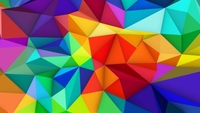
//> input picture Results/colorsMedium.jpg, 200 x 113 px
$ ./Main   (built with g++ and OpenCV 4)
//> lines starting //> are read from the running program, lines starting //| are printed output that depends on the picture
//> further down, img is the input picture: 113 rows x 200 cols, CV_8UC3; mean B, G, R 102.6, 109, 119.4
### Interpolate.h
#ifndef INTEPOLATE_H
#define INTEPOLATE_H

#include <opencv2/opencv.hpp>
#include <iostream>
#include <ctime>

using namespace std;
using namespace cv;

enum InterpolationType
{
	NEAREST,
	BILINEAR,
	BICUBIC,
	MIXED
};

void resizeNearest(Mat& src, Mat& dst, double scale);

void resizeLinear(Mat& src, Mat& dst, double scale);

void resizeCubic(Mat& src, Mat& dst, double scale);

void resizeMixed(Mat& src, Mat& dst, double scale);

Mat Resize(Mat& src, double scale, InterpolationType type = NEAREST);

Mat getControlPoints(Mat& src, double scale);

#endif //INTEPOLATE_H

### Interpolate.cpp
#include "Interpolate.h"

void interpolateNearest(int i, int j, Mat& src, Mat& dst, double scale)
{
	int i1 = i / scale;
	int j1 = j / scale;
	dst.at<Vec3b>(i, j) = src.at<Vec3b>(i1 + 0.5, j1 + 0.5);
}

double interpolateLinear(double p[2], double x)
{
	return p[0] * (1 - x) + p[1] * x;
}

void interpolateBilinear(int i, int j, Mat& src, Mat& dst, double scale)
{
	double i1 = i / scale;
	double j1 = j / scale;
	int y = (int)i1;
	int x = (int)j1;
	int y_1 = y + 1 < src.rows ? y + 1 : y;
	int x_1 = x + 1 < src.cols ? x + 1 : x;
	double deltaY = i1 - y;
	double deltaX = j1 - x;

	for (int k = 0; k < 3; ++k)
	{
		double p[2][2] = {
			{static_cast<double>(src.at<Vec3b>(y, x)[k]),
				static_cast<double>(src.at<Vec3b>(y,x_1)[k])},
			{static_cast<double>(src.at<Vec3b>(y_1, x)[k]),
				static_cast<double>(src.at<Vec3b>(y_1, x_1)[k])},
		};

		double arr[2];
		arr[0] = interpolateLinear(p[0], deltaX);
		arr[1] = interpolateLinear(p[1], deltaX);

		double res = interpolateLinear(arr, deltaY);
		res = res > 255 ? 255 : res;
		res = res < 0 ? 0 : res;
		dst.at<Vec3b>(i, j)[k] = res;
	}
}

double interpolateCubic(double p[4], double x)
{
	return p[1] + 0.5 * x * (p[2] - p[0] + x * (2.0 * p[0] - 5.0*p[1] + 4.0*p[2] - p[3] + x * (3.0 * (p[1] - p[2]) + p[3] - p[0])));
}

void interpolateBicubic(int i, int j, Mat& src, Mat& dst, double scale)
{
	double i1 = i / scale;
	double j1 = j / scale;
	int y = (int)i1;
	int x = (int)j1;
	int y_1 = y + 1 < src.rows ? y + 1 : y;
	int x_1 = x + 1 < src.cols ? x + 1 : x;
	int y_2 = y_1 + 1 < src.rows ? y_1 + 1 : y_1;
	int x_2 = x_1 + 1 < src.cols ? x_1 + 1 : x_1;
	int y_0 = y - 1 >= 0 ? y - 1 : y;
	int x_0 = x - 1 >= 0 ? x - 1 : x;
	double deltaY = i1 - y;
	double deltaX = j1 - x;
	for (int k = 0; k < 3; ++k)
	{
		double p[4][4] = { {static_cast<double>(src.at<Vec3b>(y_0, x_0)[k]),
			static_cast<double>(src.at<Vec3b>(y_0, x)[k]),
			static_cast<double>(src.at<Vec3b>(y_0, x_1)[k]),
			static_cast<double>(src.at<Vec3b>(y_0, x_2)[k])},
			{static_cast<double>(src.at<Vec3b>(y, x_0)[k]),
				static_cast<double>(src.at<Vec3b>(y, x)[k]),
				static_cast<double>(src.at<Vec3b>(y, x_1)[k]),
				static_cast<double>(src.at<Vec3b>(y, x_2)[k])},
			{static_cast<double>(src.at<Vec3b>(y_1, x_0)[k]),
				static_cast<double>(src.at<Vec3b>(y_1, x)[k]),
				static_cast<double>(src.at<Vec3b>(y_1, x_1)[k]),
				static_cast<double>(src.at<Vec3b>(y_1, x_2)[k])},
			{static_cast<double>(src.at<Vec3b>(y_2, x_0)[k]),
				static_cast<double>(src.at<Vec3b>(y_2, x)[k]),
				static_cast<double>(src.at<Vec3b>(y_2, x_1)[k]),
				static_cast<double>(src.at<Vec3b>(y_2, x_2)[k])} };

		double arr[4];
		arr[0] = interpolateCubic(p[0], deltaX);
		arr[1] = interpolateCubic(p[1], deltaX);
		arr[2] = interpolateCubic(p[2], deltaX);
		arr[3] = interpolateCubic(p[3], deltaX);

		double res = interpolateCubic(arr, deltaY);
		res = res > 255 ? 255 : res;
		res = res < 0 ? 0 : res;
		dst.at<Vec3b>(i, j)[k] = res;
	}
}

void resizeNearest(Mat& src, Mat& dst, double scale)
{
//> called with scale = 8
	for (int i = 0; i < dst.rows; ++i)
	{
		for (int j = 0; j < dst.cols; ++j)
		{
			interpolateNearest(i, j, src, dst, scale);
		}
	}
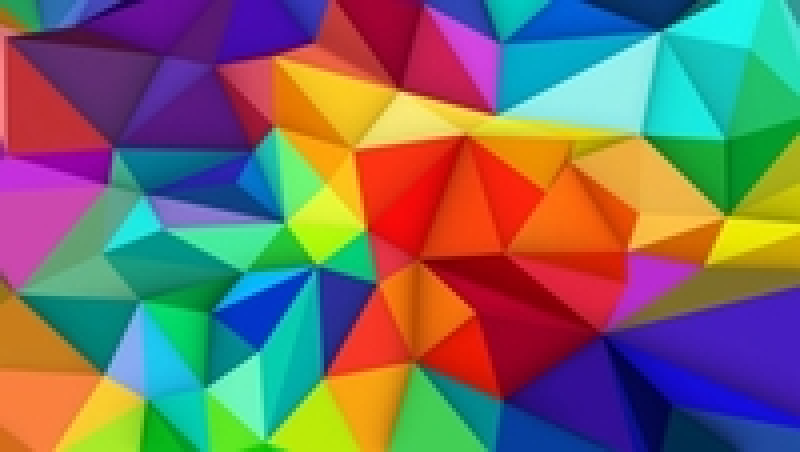
//> dst: 904 rows x 1600 cols, CV_8UC3 (shown at 1/2 size); mean B, G, R 102.6, 109, 119.4
}

void resizeLinear(Mat& src, Mat& dst, double scale)
{
//> called with scale = 8
	for (int i = 0; i < dst.rows; ++i)
	{
		for (int j = 0; j < dst.cols; ++j)
		{
			interpolateBilinear(i, j, src, dst, scale);
		}
	}
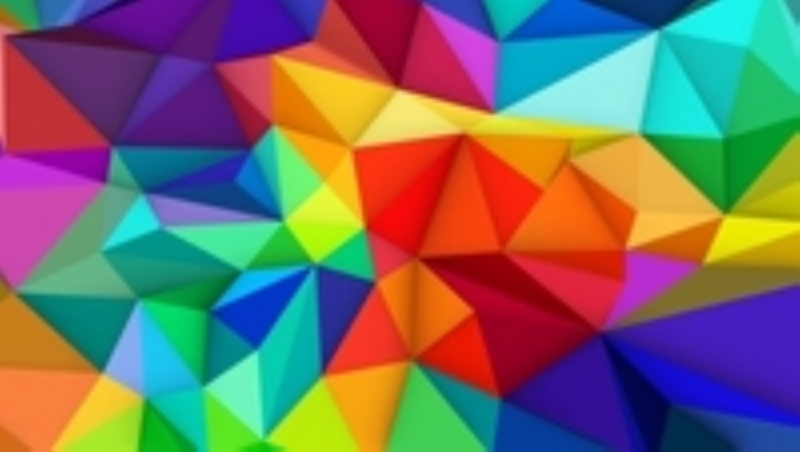
//> dst: 904 rows x 1600 cols, CV_8UC3 (shown at 1/2 size); mean B, G, R 102, 108.9, 118.8
}

void resizeCubic(Mat& src, Mat& dst, double scale)
{
//> called with scale = 8
	for (int i = 0; i < dst.rows; ++i)
	{
		for (int j = 0; j < dst.cols; ++j)
		{
			interpolateBicubic(i, j, src, dst, scale);
		}
	}
}

void resizeMixed(Mat& src, Mat& dst, double scale)
{
//> called with scale = 8
	Mat gradient;
	Mat greyMat(src.size(), CV_8U);
	cv::cvtColor(src, greyMat, cv::COLOR_BGR2GRAY);
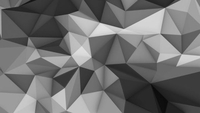
//> greyMat: 113 rows x 200 cols, CV_8UC1; min 9, max 227, mean 111.4

	Sobel(greyMat, gradient, CV_32F, 1, 1, 5);
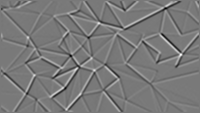
//> gradient: 113 rows x 200 cols, CV_32FC1; min -1235, max 1357, mean -0.2; drawn with min black and max white

 // [13 lines of commented-out code are left out]

	for (int i = 0; i < dst.rows; ++i)
	{
		for (int j = 0; j < dst.cols; ++j)
		{
			double i1 = i / scale;
			double j1 = j / scale;
			int y = (int)i1;
			int x = (int)j1;
			int y_1 = y + 1 < src.rows ? y + 1 : y;
			int x_1 = x + 1 < src.cols ? x + 1 : x;
			if (abs(gradient.at<float>(y, x)) < 1 && abs(gradient.at<float>(y_1, x_1)) < 1 &&
				abs(gradient.at<float>(y_1, x)) < 1 && abs(gradient.at<float>(y, x_1)) < 1)
			{
				interpolateNearest(i, j, src, dst, scale);
				//nn++;
			}
			else
			if (abs(gradient.at<float>(y, x)) < 300 && abs(gradient.at<float>(y_1, x_1)) < 300)
			{
				interpolateBilinear(i, j, src, dst, scale);
				//bl++;
			}
			else
			{
				interpolateBicubic(i, j, src, dst, scale);
				//bc++;
			}
		}
	}
	//cout << nn << ' ' << bl << ' ' << bc << endl;
}

Mat Resize(Mat& src, double scale, InterpolationType type)
{
	Mat dst(src.rows * scale, src.cols * scale, src.type(), Scalar(0, 0, 0));
	auto start = chrono::steady_clock::now();

	switch (type)
	{
	case NEAREST:
		resizeNearest(src, dst, scale);
		break;
	case BILINEAR:
		resizeLinear(src, dst, scale);
		break;
	case BICUBIC:
		resizeCubic(src, dst, scale);
		break;
	case MIXED:
		resizeMixed(src, dst, scale);
		break;
	default:
		resizeNearest(src, dst, scale);
		break;
	}

	auto end = chrono::steady_clock::now();
	auto diff = end - start;
	cout << chrono::duration <double, milli>(diff).count() << " ms" << endl;
	return dst;
}

Mat getControlPoints(Mat& src, double scale)
{
//> called with scale = 8
	Mat dst(src.rows * scale, src.cols * scale, src.type(), Scalar(0, 0, 0));

	for (int i = 0; i < dst.rows; ++i)
	{
		for (int j = 0; j < dst.cols; ++j)
		{
			double i1 = i / scale;
			double j1 = j / scale;
			if (i1 - (int)i1 == 0 && j1 - (int)j1 == 0)
			{
				dst.at<Vec3b>(i, j) = src.at<Vec3b>(i1, j1);
			}
		}
	}
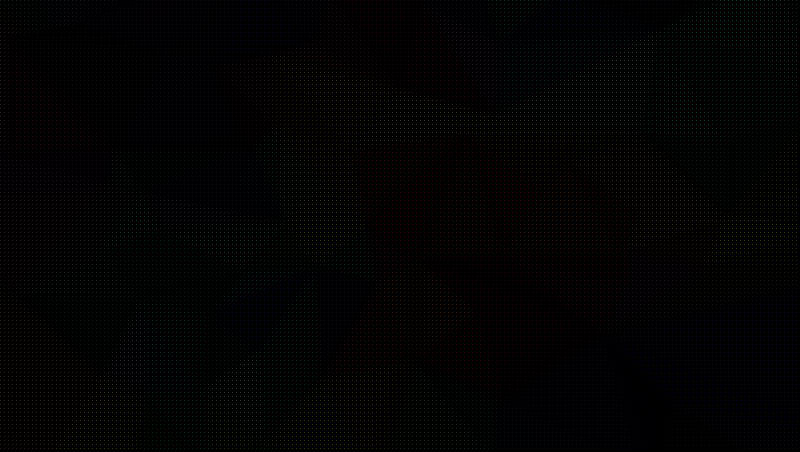
//> dst: 904 rows x 1600 cols, CV_8UC3 (shown at 1/2 size); mean B, G, R 1.6, 1.7, 1.9
	return dst;
}

### Main.cpp
#include "Interpolate.h"

string name = "colorsMedium";

int main()
{
	Mat img = imread(name + ".jpg");

	double scale = 8;

	Mat result = Resize(img, scale, NEAREST);
	imwrite(name + std::to_string((int)scale) + "nearest.png", result);

	result = Resize(img, scale, BILINEAR);
	imwrite(name + std::to_string((int)scale) + "linear.png", result);

	result = Resize(img, scale, BICUBIC);
	imwrite(name + std::to_string((int)scale) + "cubic.png", result);

	result = Resize(img, scale, MIXED);
	imwrite(name + std::to_string((int)scale) + "mixed.png", result);

	Mat points = getControlPoints(img, scale);
	imwrite(name + std::to_string((int)scale) + "points.png", points);

	//	namedWindow("image", WINDOW_NORMAL);
	//	imshow("image", result);
	//	waitKey(0);

	return 0;
}

$ run again, with Results/earth.jpg copied over Results/colorsMedium.jpg
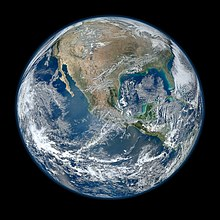
//> input picture Results/earth.jpg, 220 x 220 px
//> img is the input picture: 220 rows x 220 cols, CV_8UC3; mean B, G, R 77.1, 72.2, 64.1
//> after the loop in resizeLinear, `for (int i = 0; i < dst.rows; ++i)`:
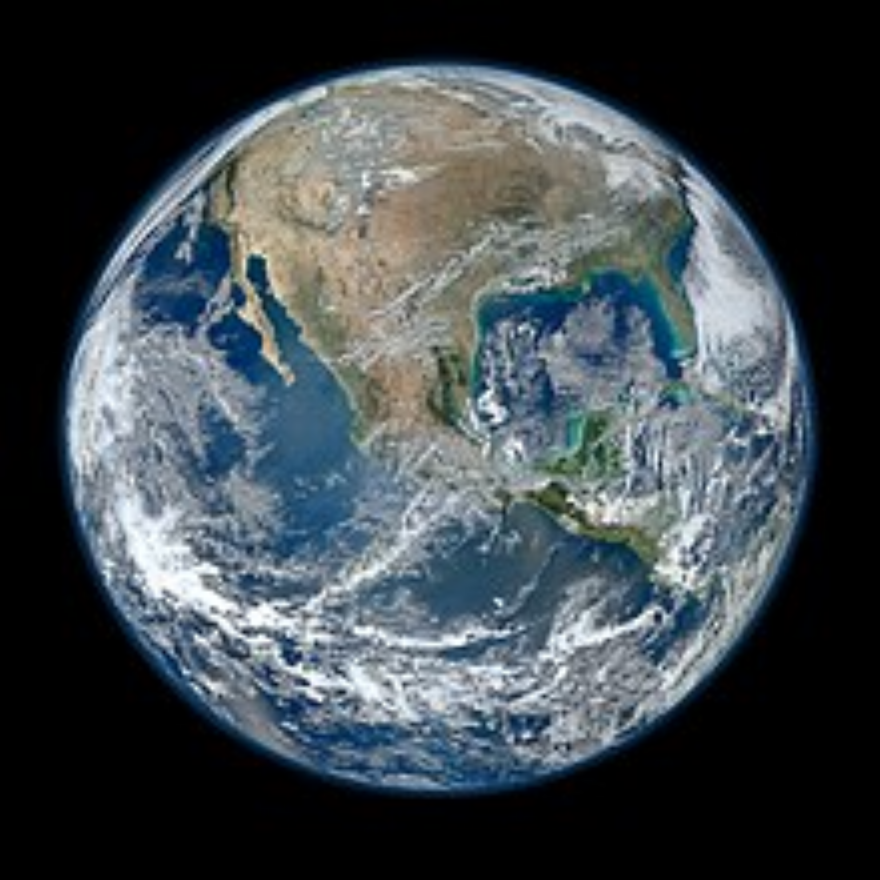
//> dst: 1760 rows x 1760 cols, CV_8UC3 (shown at 1/2 size); mean B, G, R 76.8, 71.9, 63.8
//> in resizeMixed, `Sobel(greyMat, gradient, CV_32F, 1, 1, 5);`:
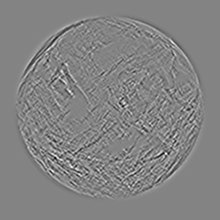
//> gradient: 220 rows x 220 cols, CV_32FC1; min -2626, max 2456, mean 0; drawn with min black and max white
